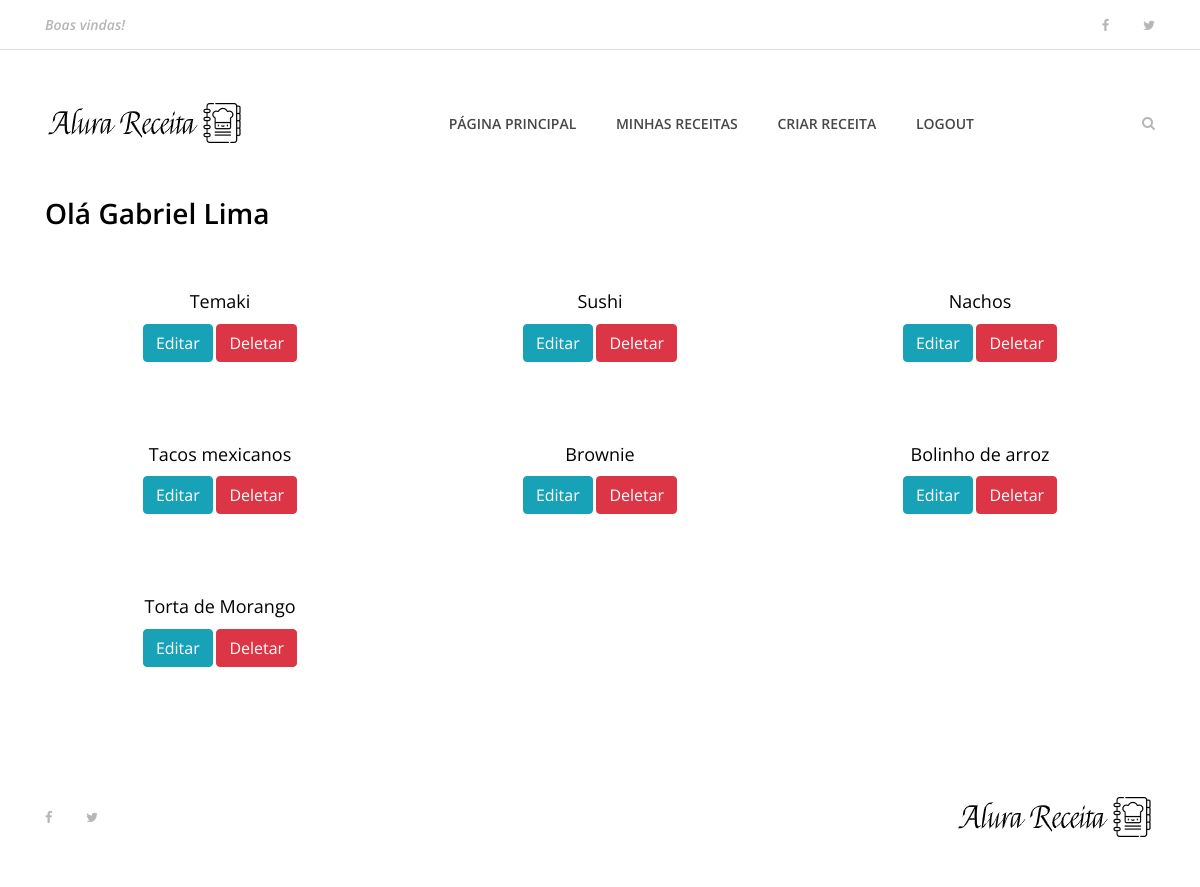
/usuarios/dashboard (signed in), run on the app's committed database.
### apps/receitas/models.py (models this page shows, shortened)
class Receita(models.Model):
    pessoa = models.ForeignKey(User, on_delete=models.CASCADE)
    nome_receita = models.CharField(max_length=255)
    ingredientes = models.TextField()
    modo_preparo = models.TextField()
    tempo_preparo = models.IntegerField()
    rendimento = models.CharField(max_length=100)
    categoria = models.CharField(max_length=100)
    date_receita = models.DateTimeField(default=datetime.now, blank=True)
    foto_receita = models.ImageField(upload_to='fotos/%d/%m/%Y/', blank=True)
    publicada = models.BooleanField(default=False)

### apps/usuarios/views.py (the view)
# urls.py: path('dashboard', views.dashboard, name='dashboard'),
def dashboard(request):
    if request.user.is_authenticated:
        id = request.user.id
        receitas = Receita.objects.order_by('-date_receita').filter(pessoa=id)
        dados = {
            'receitas': receitas
        }
        return render(request, 'usuarios/dashboard.html', dados)
    else:
        return redirect('index')

### templates/usuarios/dashboard.html (shortened to what this page needs)
{% extends 'base.html' %}
{% load static %}
{% block content %}
    {% include 'partials/_menu.html' %}
    <div class="contact-area section-padding-0">
        <div class="container">
            <div class="row">
                <div class="col-12">
                    <div class="section-hearding">
                        <h3>Olá {{  user.username }}</h3>
                    </div>
                </div>
            </div>
        </div>
    </div>
    <section class="best-receipe-area">
        <div class="container">
            <div class="row">
                {% if receitas %}
                {% for receita in receitas %}
                <div class="col-12 col-sm-6 col-lg-4">
                    <div class="single-best-receipe-area mb-30">
                        <div class="receipe-content">
                            <a href="{% url 'receita' receita.id %}">
                                <h5>{{ receita.nome_receita }}</h5>
                                <a href="{% url 'edita_receita' receita.id %}" type="button" class="btn btn-info">Editar</a>
                                <a href="{% url 'deleta_receita' receita.id %}" type="button" class="btn btn-danger">Deletar</a>
                            </a>
                        </div>
                    </div>
                </div>
                {% endfor %}
                {% endif %}
            </div>
        </div>
    </section>
    {% include 'partials/_footer.html' %}
{% endblock %}

### projetoReceita/static/site.css (style rules this page uses)
* { margin: 0; padding: 0; }
body { font-family: "Open Sans", sans-serif; font-size: 14px; }
h1, h2, h3, h4, h5, h6 { color: #000000; line-height: 1.3; font-weight: 600; }
a, a:hover, a:focus { -webkit-transition-duration: 500ms; transition-duration: 500ms; text-decoration: none; outline: 0 solid transparent; color: #000000; font-weight: 600; font-size: 14px; color: #474747; }
.mb-30 { margin-bottom: 30px !important; }
.best-receipe-area { position: relative; z-index: 1; padding-bottom: 50px; }
.single-best-receipe-area { position: relative; z-index: 1; }
.single-best-receipe-area .receipe-content { padding-top: 30px; text-align: center; }
.single-best-receipe-area .receipe-content h5 { font-size: 18px; margin-bottom: 10px; font-weight: 400; -webkit-transition-duration: 500ms; transition-duration: 500ms; }

### data on the page
Receita: nome_receita "Temaki"
Receita: nome_receita "Sushi"
Receita: nome_receita "Nachos"
Receita: nome_receita "Tacos mexicanos"
Receita: nome_receita "Brownie"
Receita: nome_receita "Bolinho de arroz"
Receita: nome_receita "Torta de Morango"

### other printed values
{{ user.username }} "Gabriel Lima"
